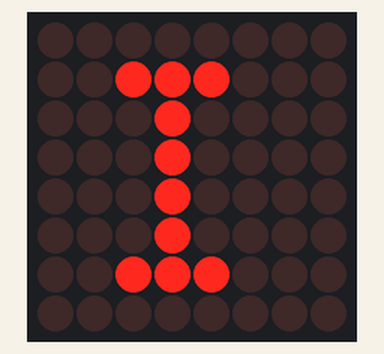
This sketch was run on a simulated Arduino Uno, built with avr-gcc and run on an emulated ATmega328P. Shown: 8×8 LED matrix.

Above: at 0.1 s.
At 1.1 s:
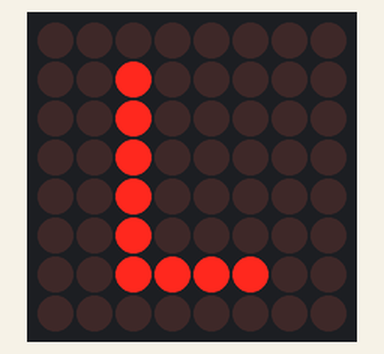
At 2.1 s:
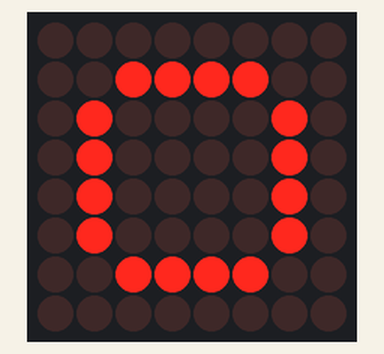
At 3.1 s:
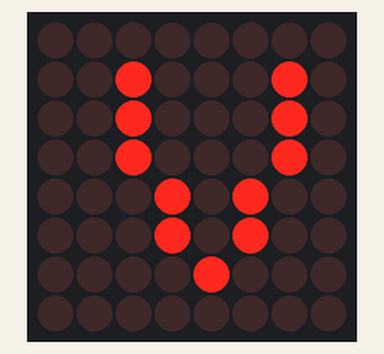
At 6.1 s:
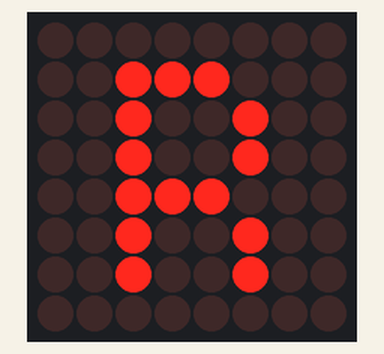
At 12.1 s:
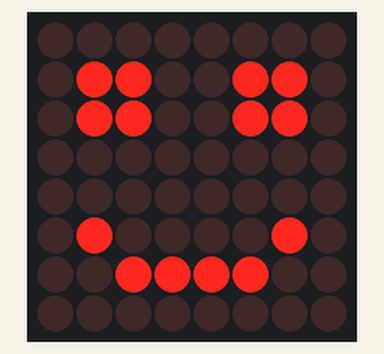

The sketch:

dot_matrix.ino
```cpp
//We always have to include the library
#include "LedControl.h"

/*
 Now we need a LedControl to work with.
 ***** These pin numbers will probably not work with your hardware *****
 pin 12 is connected to the DataIn
 pin 11 is connected to the CLK
 pin 10 is connected to LOAD
 We have only a single MAX72XX.
 */
LedControl lc = LedControl(12, 11, 10, 1);

/* we always wait a bit between updates of the display */
unsigned long delaytime = 10;


int Cat[8] = { B10001000, B11111000, B10101000, B01110001, B00100001, B01111001, B01111101, B10111110 };
byte Apple[8] = { B00011000, B00001000, B01110110, B11111111, B11111111, B11111111, B01111010, B00110100 };

byte RA[5] = { B10000000, B01000000, B00100000, B00010000, B00001000,}; // way to address rows individually
byte SMILEFACE[5] = {B01110000, B10001000, B00000000, B01010000, B0101000};
byte SPACE[5] = {B00000000, B00000000, B00000000, B00000000, B00000000};
unsigned char A[] = {B00000000,B00111100,B01100110,B01100110,B01111110,B01100110,B01100110,B01100110};
unsigned char B[] = {B01111000,B01001000,B01001000,B01110000,B01001000,B01000100,B01000100,B01111100};
unsigned char C[] = {B00000000,B00011110,B00100000,B01000000,B01000000,B01000000,B00100000,B00011110};
unsigned char D[] = {B00000000,B00111000,B00100100,B00100010,B00100010,B00100100,B00111000,B00000000};
unsigned char E[] = {B00000000,B00111100,B00100000,B00111000,B00100000,B00100000,B00111100,B00000000};
unsigned char F[] = {B00000000,B00111100,B00100000,B00111000,B00100000,B00100000,B00100000,B00000000};
unsigned char G[] = {B00000000,B00111110,B00100000,B00100000,B00101110,B00100010,B00111110,B00000000};
unsigned char H[] = {B00000000,B00100100,B00100100,B00111100,B00100100,B00100100,B00100100,B00000000};
unsigned char I[] = {B00000000,B00111000,B00010000,B00010000,B00010000,B00010000,B00111000,B00000000};
unsigned char J[] = {B00000000,B00011100,B00001000,B00001000,B00001000,B00101000,B00111000,B00000000};
unsigned char K[] = {B00000000,B00100100,B00101000,B00110000,B00101000,B00100100,B00100100,B00000000};
unsigned char L[] = {B00000000,B00100000,B00100000,B00100000,B00100000,B00100000,B00111100,B00000000};
unsigned char M[] = {B00000000,B00000000,B01000100,B10101010,B10010010,B10000010,B10000010,B00000000};
unsigned char N[] = {B00000000,B00100010,B00110010,B00101010,B00100110,B00100010,B00000000,B00000000};
unsigned char O[] = {B00000000,B00111100,B01000010,B01000010,B01000010,B01000010,B00111100,B00000000};
unsigned char P[] = {B00000000,B00111000,B00100100,B00100100,B00111000,B00100000,B00100000,B00000000};
unsigned char Q[] = {B00000000,B00111100,B01000010,B01000010,B01000010,B01000110,B00111110,B00000001};
unsigned char R[] = {B00000000,B00111000,B00100100,B00100100,B00111000,B00100100,B00100100,B00000000};
unsigned char S[] = {B00000000,B00111100,B00100000,B00111100,B00000100,B00000100,B00111100,B00000000};
unsigned char T[] = {B00000000,B01111100,B00010000,B00010000,B00010000,B00010000,B00010000,B00000000};
unsigned char U[] = {B00000000,B01000010,B01000010,B01000010,B01000010,B00100100,B00011000,B00000000};
unsigned char V[] = {B00000000,B00100010,B00100010,B00100010,B00010100,B00010100,B00001000,B00000000};
unsigned char W[] = {B00000000,B10000010,B10010010,B01010100,B01010100,B00101000,B00000000,B00000000};
unsigned char X[] = {B00000000,B01000010,B00100100,B00011000,B00011000,B00100100,B01000010,B00000000};
unsigned char Y[] = {B00000000,B01000100,B00101000,B00010000,B00010000,B00010000,B00010000,B00000000};
unsigned char Z[] = {B00000000,B00111100,B00000100,B00001000,B00010000,B00100000,B00111100,B00000000};
unsigned char Smile[]={B00000000,B01100110,B01100110,B00000000,B00000000,B01000010,B00111100,B00000000};


void setup() {
  /*
   The MAX72XX is in power-saving mode on startup,
   we have to do a wakeup call
   */
  lc.shutdown(0, false);
  /* Set the brightness to a medium values */
  lc.setIntensity(0, 8);
  /* and clear the display */
  lc.clearDisplay(0);
}


void loop() {
  for (int i = 0; i < 8; i++) lc.setRow(0, i, I[i]);
  delay(1000);

  for (int i = 0; i < 8; i++) lc.setRow(0, i, L[i]);
  delay(1000);

  for (int i = 0; i < 8; i++) lc.setRow(0, i, O[i]);
  delay(1000);

  for (int i = 0; i < 8; i++) lc.setRow(0, i, V[i]);
  delay(1000);

  for (int i = 0; i < 8; i++) lc.setRow(0, i, E[i]);
  delay(1000);

  for (int i = 0; i < 8; i++) lc.setRow(0, i, A[i]);
  delay(1000);

  for (int i = 0; i < 8; i++) lc.setRow(0, i, R[i]);
  delay(1000);

  for (int i = 0; i < 8; i++) lc.setRow(0, i, D[i]);
  delay(1000);

  for (int i = 0; i < 8; i++) lc.setRow(0, i, U[i]);
  delay(1000);

  for (int i = 0; i < 8; i++) lc.setRow(0, i, I[i]);
  delay(1000);


  for (int i = 0; i < 8; i++) lc.setRow(0, i, N[i]);
  delay(1000);


  for (int i = 0; i < 8; i++) lc.setRow(0, i, O[i]);
  delay(1000);


  //for (int i = 0; i < 8; i++) lc.setRow(0, i, SMILEFACE[i]);
  //delay(2000);

  for (int i = 0; i < 8; i++) lc.setRow(0, i, Smile[i]);
  delay(1000);

  lc.clearDisplay(0);
}
```

Measured:
- by itself, everything shown: repeats every 13.0 s, in 14 steps
- what the display in image 1 shows lasts 1.0 s, from 1.0 s to 2.0 s
